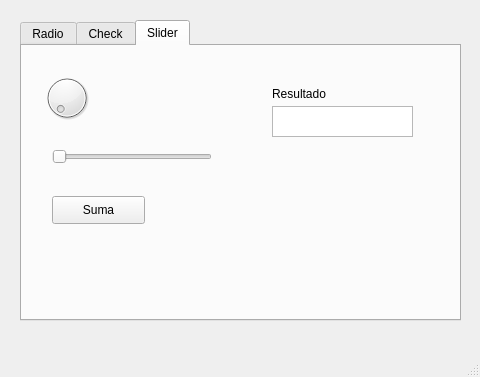
<?xml version="1.0" encoding="UTF-8"?>
<ui version="4.0">
 <class>MainWindow</class>
 <widget class="QMainWindow" name="MainWindow">
  <property name="geometry">
   <rect>
    <x>0</x>
    <y>0</y>
    <width>480</width>
    <height>377</height>
   </rect>
  </property>
  <property name="windowTitle">
   <string>MainWindow</string>
  </property>
  <widget class="QWidget" name="centralwidget">
   <widget class="QSlider" name="horizontalSlider">
    <property name="geometry">
     <rect>
      <x>170</x>
      <y>680</y>
      <width>160</width>
      <height>22</height>
     </rect>
    </property>
    <property name="orientation">
     <enum>Qt::Horizontal</enum>
    </property>
   </widget>
   <widget class="QTabWidget" name="tabWidget">
    <property name="geometry">
     <rect>
      <x>20</x>
      <y>20</y>
      <width>441</width>
      <height>301</height>
     </rect>
    </property>
    <property name="currentIndex">
     <number>2</number>
    </property>
    <widget class="QWidget" name="tab">
     <attribute name="title">
      <string>Radio</string>
     </attribute>
     <widget class="QRadioButton" name="radioButton_3">
      <property name="geometry">
       <rect>
        <x>20</x>
        <y>80</y>
        <width>95</width>
        <height>20</height>
       </rect>
      </property>
      <property name="text">
       <string>Opción tres</string>
      </property>
     </widget>
     <widget class="QRadioButton" name="radioButton">
      <property name="geometry">
       <rect>
        <x>20</x>
        <y>20</y>
        <width>95</width>
        <height>20</height>
       </rect>
      </property>
      <property name="text">
       <string>Opción uno</string>
      </property>
     </widget>
     <widget class="QRadioButton" name="radioButton_2">
      <property name="geometry">
       <rect>
        <x>20</x>
        <y>50</y>
        <width>95</width>
        <height>20</height>
       </rect>
      </property>
      <property name="text">
       <string>Opción dos</string>
      </property>
     </widget>
     <widget class="QPlainTextEdit" name="plainTextEdit">
      <property name="geometry">
       <rect>
        <x>170</x>
        <y>70</y>
        <width>171</width>
        <height>31</height>
       </rect>
      </property>
     </widget>
     <widget class="QLabel" name="label">
      <property name="geometry">
       <rect>
        <x>170</x>
        <y>35</y>
        <width>181</width>
        <height>21</height>
       </rect>
      </property>
      <property name="font">
       <font>
        <pointsize>10</pointsize>
        <weight>75</weight>
        <bold>true</bold>
       </font>
      </property>
      <property name="text">
       <string>Opción seleccionada</string>
      </property>
     </widget>
    </widget>
    <widget class="QWidget" name="tab_2">
     <attribute name="title">
      <string>Check</string>
     </attribute>
     <widget class="QCheckBox" name="checkBox">
      <property name="geometry">
       <rect>
        <x>30</x>
        <y>40</y>
        <width>81</width>
        <height>20</height>
       </rect>
      </property>
      <property name="text">
       <string>Gato</string>
      </property>
     </widget>
     <widget class="QCheckBox" name="checkBox_2">
      <property name="geometry">
       <rect>
        <x>30</x>
        <y>70</y>
        <width>81</width>
        <height>20</height>
       </rect>
      </property>
      <property name="text">
       <string>Perro</string>
      </property>
     </widget>
     <widget class="QTextEdit" name="textEdit">
      <property name="geometry">
       <rect>
        <x>150</x>
        <y>40</y>
        <width>151</width>
        <height>41</height>
       </rect>
      </property>
     </widget>
    </widget>
    <widget class="QWidget" name="tab_3">
     <attribute name="title">
      <string>Slider</string>
     </attribute>
     <widget class="QDial" name="dial">
      <property name="geometry">
       <rect>
        <x>20</x>
        <y>20</y>
        <width>50</width>
        <height>64</height>
       </rect>
      </property>
     </widget>
     <widget class="QSlider" name="horizontalSlider_2">
      <property name="geometry">
       <rect>
        <x>30</x>
        <y>100</y>
        <width>160</width>
        <height>22</height>
       </rect>
      </property>
      <property name="orientation">
       <enum>Qt::Horizontal</enum>
      </property>
     </widget>
     <widget class="QPushButton" name="pushButton">
      <property name="geometry">
       <rect>
        <x>30</x>
        <y>150</y>
        <width>93</width>
        <height>28</height>
       </rect>
      </property>
      <property name="text">
       <string>Suma</string>
      </property>
     </widget>
     <widget class="QTextEdit" name="textEdit_2">
      <property name="geometry">
       <rect>
        <x>250</x>
        <y>60</y>
        <width>141</width>
        <height>31</height>
       </rect>
      </property>
     </widget>
     <widget class="QLabel" name="label_2">
      <property name="geometry">
       <rect>
        <x>250</x>
        <y>40</y>
        <width>91</width>
        <height>16</height>
       </rect>
      </property>
      <property name="text">
       <string>Resultado</string>
      </property>
     </widget>
    </widget>
   </widget>
  </widget>
  <widget class="QMenuBar" name="menubar">
   <property name="geometry">
    <rect>
     <x>0</x>
     <y>0</y>
     <width>480</width>
     <height>26</height>
    </rect>
   </property>
  </widget>
  <widget class="QStatusBar" name="statusbar"/>
 </widget>
 <resources/>
 <connections/>
</ui>
